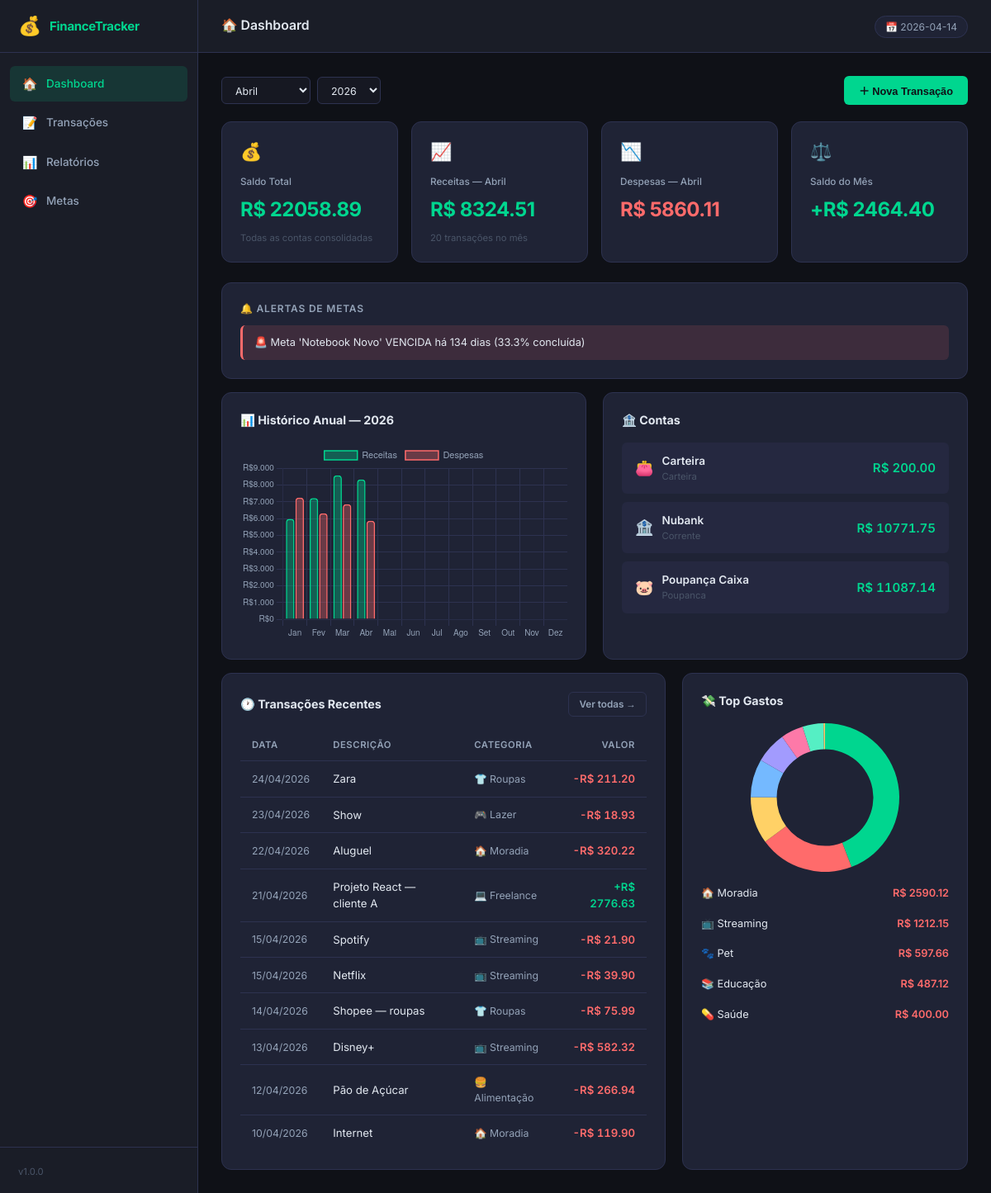
The page / on the database its author committed.
### src/models/conta.py (models this page shows, shortened)
class Conta(ModeloBase):
    __tablename__ = "contas"
    nome: Mapped[str] = mapped_column(String(100), nullable=False, unique=True)
    tipo: Mapped[str] = mapped_column(String(20), nullable=False, default="corrente")
    saldo_inicial: Mapped[Decimal] = mapped_column(
        Numeric(15, 2), nullable=False, default=Decimal("0.00")
    )
    transacoes: Mapped[List["Transacao"]] = relationship(
        "Transacao", back_populates="conta", lazy="select"
    )
    @property
    def icone(self) -> str:
        return ICONES_CONTA.get(self.tipo, "💳")

### src/models/transacao.py (models this page shows, shortened)
class Transacao(ModeloBase):
    __tablename__ = "transacoes"
    __table_args__ = (
        Index("ix_transacoes_data", "data"),
        Index("ix_transacoes_conta_data", "conta_id", "data"),
        Index("ix_transacoes_categoria", "categoria_id"),
        Index("ix_transacoes_tipo_data", "tipo", "data"),
    )
    descricao: Mapped[str] = mapped_column(String(255), nullable=False)
    valor: Mapped[Decimal] = mapped_column(Numeric(15, 2), nullable=False)
    tipo: Mapped[str] = mapped_column(String(10), nullable=False)
    data: Mapped[date] = mapped_column(Date, nullable=False)
    conta_id: Mapped[int] = mapped_column(ForeignKey("contas.id"), nullable=False)
    categoria_id: Mapped[Optional[int]] = mapped_column(
        ForeignKey("categorias.id"), nullable=True
    )
    observacao: Mapped[Optional[str]] = mapped_column(Text, nullable=True)
    conta: Mapped["Conta"] = relationship("Conta", back_populates="transacoes")
    categoria: Mapped[Optional["Categoria"]] = relationship(
        "Categoria", back_populates="transacoes"
    )

### app.py (the view)
@app.route("/")
def dashboard():
    hoje = date.today()
    mes = int(request.args.get("mes", hoje.month))
    ano = int(request.args.get("ano", hoje.year))
    with obter_sessao() as sessao:
        trans_svc = TransacaoService(sessao)
        rel_svc = RelatorioService(sessao)
        meta_svc = MetaService(sessao)
        conta_repo = ContaRepository(sessao)
        resumo = rel_svc.resumo_mensal(mes, ano)
        historico = rel_svc.historico_anual(ano)
        transacoes = trans_svc.listar(limite=10)
        metas = meta_svc.listar_ativas()
        alertas = meta_svc.verificar_alertas()
        cat_repo = CategoriaRepository(sessao)
        contas = conta_repo.listar_ordenado()
        categorias_db = cat_repo.listar_ordenado()
        saldos = {c.id: _decimal(trans_svc.saldo_conta(c.id)) for c in contas}
        saldo_total = _decimal(trans_svc.saldo_total())
        labels_anual = [m[:3] for m in MESES_PT[1:]]
        receitas_anual = [_decimal(historico["meses"][m]["receita"]) for m in range(1, 13)]
        despesas_anual = [_decimal(historico["meses"][m]["despesa"]) for m in range(1, 13)]
        cats_pizza = [
            {"nome": f"{icone} {nome}", "valor": _decimal(total)}
            for nome, icone, _, total in resumo["categorias"]
        ]
        contas_data = [
            {
                "id": c.id,
                "nome": c.nome,
                "tipo": c.tipo,
                "icone": c.icone,
                "saldo_inicial": _decimal(c.saldo_inicial),
                "saldo_atual": saldos[c.id],
            }
            for c in contas
        ]
        categorias_data = [
            {"id": c.id, "nome": c.nome, "icone": c.icone, "tipo": c.tipo}
            for c in categorias_db
        ]
        trans_data = [
            {
                "id": t.id,
                "data": t.data.strftime("%d/%m/%Y"),
                "descricao": t.descricao,
                "tipo": t.tipo,
                "valor": _decimal(t.valor),
                "categoria": f"{t.categoria.icone} {t.categoria.nome}" if t.categoria else "—",
                "conta": t.conta.nome if t.conta else "—",
            }
            for t in transacoes
        ]
        metas_data = [
            {
                "id": m.id,
                "nome": m.nome,
                "valor_alvo": _decimal(m.valor_alvo),
                "valor_atual": _decimal(m.valor_atual),
                "restante": _decimal(m.restante),
                "percentual": round(m.percentual, 1),
                "concluida": m.concluida,
                "prazo": m.data_limite.strftime("%d/%m/%Y") if m.data_limite else None,
            }
            for m in metas
        ]
    return render_template(
        "dashboard.html",
        saldo_total=saldo_total,
        resumo=resumo,
        contas=contas_data,
        categorias=categorias_data,
        transacoes=trans_data,
        metas=metas_data,
        alertas=alertas,
        cats_pizza=cats_pizza,
        labels_anual=labels_anual,
        receitas_anual=receitas_anual,
        despesas_anual=despesas_anual,
        mes=mes,
        ano=ano,
        meses_pt=MESES_PT,
        hoje=date.today(),
    )

### templates/dashboard.html (shortened to what this page needs)
{% extends "base.html" %}
{% block page_title %}🏠 Dashboard{% endblock %}
{% block content %}
<div class="toolbar">
  <div class="toolbar-left">
    <form method="get" style="display:flex; gap:8px; align-items:center;">
      <select name="mes" class="filter-select" onchange="this.form.submit()">
        {% for i in range(1,13) %}
          <option value="{{ i }}" {% if i == mes %}selected{% endif %}>{{ meses_pt[i] }}</option>
        {% endfor %}
      </select>
      <select name="ano" class="filter-select" onchange="this.form.submit()">
        {% for a in range(hoje.year - 3, hoje.year + 2) %}
          <option value="{{ a }}" {% if a == ano %}selected{% endif %}>{{ a }}</option>
        {% endfor %}
      </select>
    </form>
  </div>
  <button class="btn btn-primary" onclick="openModal('modalTransacao')">＋ Nova Transação</button>
</div>
<div class="stats-grid">
  <div class="stat-card">
    <div class="stat-icon">💰</div>
    <div class="stat-label">Saldo Total</div>
    <div class="stat-value {% if saldo_total >= 0 %}green{% else %}red{% endif %}">
      R$ {{ "%.2f"|format(saldo_total)|replace(".", ",")|replace(",", ".", 1) }}
    </div>
    <div class="stat-sub">Todas as contas consolidadas</div>
  </div>
  <div class="stat-card">
    <div class="stat-icon">📈</div>
    <div class="stat-label">Receitas — {{ resumo.nome_mes }}</div>
    <div class="stat-value green">R$ {{ "%.2f"|format(resumo.receita|float) }}</div>
    <div class="stat-sub">{{ resumo.total_transacoes }} transações no mês</div>
  </div>
  <div class="stat-card">
    <div class="stat-icon">📉</div>
    <div class="stat-label">Despesas — {{ resumo.nome_mes }}</div>
    <div class="stat-value red">R$ {{ "%.2f"|format(resumo.despesa|float) }}</div>
  </div>
  <div class="stat-card">
    <div class="stat-icon">⚖️</div>
    <div class="stat-label">Saldo do Mês</div>
    <div class="stat-value {% if resumo.saldo|float >= 0 %}green{% else %}red{% endif %}">
      {% if resumo.saldo|float >= 0 %}+{% endif %}R$ {{ "%.2f"|format(resumo.saldo|float) }}
    </div>
  </div>
</div>
{% if alertas %}
<div class="card mb-4 mt-4">
  <div class="card-title">🔔 Alertas de Metas</div>
  <div class="alert-list">
    {% for alerta in alertas %}
      <div class="alert-item {% if '🚨' in alerta %}alert-danger{% elif '✅' in alerta %}alert-success{% else %}alert-warning{% endif %}">
        {{ alerta }}
      </div>
    {% endfor %}
  </div>
</div>
{% endif %}
<div class="grid-2 mt-4">
  <div class="card">
    <div class="section-header">
      <div class="section-title">📊 Histórico Anual — {{ ano }}</div>
    </div>
    <div class="chart-container" style="height:240px;">
      <canvas id="chartAnual"></canvas>
    </div>
  </div>
  <div class="card">
    <div class="section-header">
      <div class="section-title">🏦 Contas</div>
    </div>
    <div class="conta-list">
      {% for c in contas %}
      <div class="conta-item">
        <div class="conta-info">
          <span class="conta-icon">{{ c.icone }}</span>
          <div>
            <div class="conta-name">{{ c.nome }}</div>
            <div class="conta-tipo">{{ c.tipo|capitalize }}</div>
          </div>
        </div>
        <div class="amount {% if c.saldo_atual >= 0 %}positive{% else %}negative{% endif %}">
          R$ {{ "%.2f"|format(c.saldo_atual) }}
        </div>
      </div>
      {% endfor %}
    </div>
  </div>
</div>
<div class="grid-3 mt-4">
  <div class="card">
    <div class="section-header">
      <div class="section-title">🕐 Transações Recentes</div>
      <a href="{{ url_for('transacoes') }}" class="btn btn-ghost btn-sm">Ver todas →</a>
    </div>
    <div class="table-wrap">
      <table>
        <thead>
          <tr>
            <th>Data</th>
            <th>Descrição</th>
            <th>Categoria</th>
            <th style="text-align:right">Valor</th>
          </tr>
        </thead>
        <tbody>
          {% for t in transacoes %}
          <tr>
            <td class="text-muted">{{ t.data }}</td>
            <td>{{ t.descricao }}</td>
            <td class="text-muted">{{ t.categoria }}</td>
            <td style="text-align:right">
              <span class="amount {% if t.tipo == 'receita' %}positive{% else %}negative{% endif %}">
                {% if t.tipo == 'receita' %}+{% else %}-{% endif %}R$ {{ "%.2f"|format(t.valor) }}
              </span>
            </td>
          </tr>
          {% else %}
          <tr><td colspan="4" class="empty-state">Nenhuma transação</td></tr>
          {% endfor %}
        </tbody>
      </table>
    </div>
  </div>
  <div class="card">
    <div class="section-header">
      <div class="section-title">💸 Top Gastos</div>
    </div>
    {% if cats_pizza %}
    <div class="chart-container" style="height:180px; margin-bottom:16px;">
      <canvas id="chartPizza"></canvas>
    </div>
    <div class="cat-list">
      {% for cat in cats_pizza[:5] %}
      <div class="cat-item">
        <div class="cat-row">
          <span class="cat-name">{{ cat.nome }}</span>
          <span class="cat-val">R$ {{ "%.2f"|format(cat.valor) }}</span>
        </div>
        {% set total = cats_pizza|sum(attribute='valor') %}
        {% set pct = (cat.valor / total * 100) if total > 0 else 0 %}
      </div>
      {% endfor %}
    </div>
    {% else %}
    <div class="empty-state"><div class="empty-icon">📭</div>Sem despesas no mês</div>
    {% endif %}
  </div>
</div>
{% endblock %}
{% block scripts %}
<script>
function filtrarCategoriasDash() {
  const tipo = document.getElementById('tipoSelectDash').value;
  const opts = document.querySelectorAll('#catSelectDash option[data-tipo]');
  opts.forEach(o => o.style.display = (o.dataset.tipo === tipo) ? '' : 'none');
  document.getElementById('catSelectDash').value = '';
}
filtrarCategoriasDash();
const labelsAnual = {{ labels_anual | tojson }};
const receitas    = {{ receitas_anual | tojson }};
const despesas    = {{ despesas_anual | tojson }};
const catNomes    = {{ cats_pizza | map(attribute='nome') | list | tojson }};
const catVals     = {{ cats_pizza | map(attribute='valor') | list | tojson }};
// Gráfico anual de barras
new Chart(document.getElementById('chartAnual'), {
  type: 'bar',
  data: {
    labels: labelsAnual,
    datasets: [
      { label: 'Receitas', data: receitas, backgroundColor: '#00d68f55', borderColor: '#00d68f', borderWidth: 1.5, borderRadius: 4 },
      { label: 'Despesas', data: despesas, backgroundColor: '#ff6b6b55', borderColor: '#ff6b6b', borderWidth: 1.5, borderRadius: 4 },
    ]
  },
  options: {
    responsive: true, maintainAspectRatio: false,
    plugins: { legend: { labels: { color: '#94a3b8', font: { size: 11 } } } },
    scales: {
      x: { ticks: { color: '#94a3b8', font: { size: 10 } }, grid: { color: '#2d3250' } },
      y: { ticks: { color: '#94a3b8', font: { size: 10 }, callback: v => 'R$' + v.toLocaleString('pt-BR') }, grid: { color: '#2d3250' } }
    }
  }
});
// Gráfico pizza
if (catVals.length > 0) {
  const cores = ['#00d68f','#ff6b6b','#ffd166','#74b9ff','#a29bfe','#fd79a8','#55efc4','#fdcb6e'];
  new Chart(document.getElementById('chartPizza'), {
    type: 'doughnut',
    data: { labels: catNomes, datasets: [{ data: catVals, backgroundColor: cores, borderWidth: 0, hoverOffset: 6 }] },
    options: {
      responsive: true, maintainAspectRatio: false, cutout: '65%',
      plugins: { legend: { display: false } }
    }
  });
}
</script>
{% endblock %}

### templates/base.html (shortened to what this page needs)
<!DOCTYPE html>
<html lang="pt-BR">
<head>
  <link rel="stylesheet" href="{{ url_for('static', filename='css/style.css') }}" />
</head>
<body>
  <aside class="sidebar">
    <div class="sidebar-logo">
      <span class="logo-icon">💰</span>
      <span class="logo-text">FinanceTracker</span>
    </div>
    <nav class="sidebar-nav">
      <a href="{{ url_for('dashboard') }}" class="nav-item {% if request.endpoint == 'dashboard' %}active{% endif %}">
        <span class="nav-icon">🏠</span>
        <span>Dashboard</span>
      </a>
      <a href="{{ url_for('transacoes') }}" class="nav-item {% if request.endpoint == 'transacoes' %}active{% endif %}">
        <span class="nav-icon">📝</span>
        <span>Transações</span>
      </a>
      <a href="{{ url_for('relatorios') }}" class="nav-item {% if request.endpoint == 'relatorios' %}active{% endif %}">
        <span class="nav-icon">📊</span>
        <span>Relatórios</span>
      </a>
      <a href="{{ url_for('metas') }}" class="nav-item {% if request.endpoint == 'metas' %}active{% endif %}">
        <span class="nav-icon">🎯</span>
        <span>Metas</span>
      </a>
    </nav>
    <div class="sidebar-footer">
      <span class="version">v1.0.0</span>
    </div>
  </aside>
  <main class="main">
    <header class="topbar">
      <div class="topbar-title">{% block page_title %}{% endblock %}</div>
      <div class="topbar-right">
        <span class="today-badge">📅 {{ hoje if hoje is defined else '' }}</span>
      </div>
    </header>
    <div class="page-content">
      {% block content %}{% endblock %}
    </div>
  </main>
  {% block scripts %}{% endblock %}
</body>
</html>

### rows shown on the page
Conta: icone "👛", nome "Carteira", tipo "Carteira", saldo_atual "200.00"
Transacao: icone "🏦", nome "Nubank", tipo "Corrente", saldo_atual "10771.75", data "24/04/2026", descricao "Zara", categoria "👕 Roupas", valor "211.20"
Conta: icone "🐷", nome "Poupança Caixa", tipo "Poupanca", saldo_atual "11087.14"
Transacao: descricao "Show"
Transacao: descricao "Aluguel"
Transacao: descricao "Projeto React — cliente A"
Transacao: descricao "Spotify"
Transacao: descricao "Netflix"
Transacao: descricao "Shopee — roupas"
Transacao: descricao "Disney+"
Transacao: descricao "Pão de Açúcar"
Transacao: descricao "Internet"

### other values the page prints
{{ "%.2f"|format(saldo_total)|replace(".", ",")|replace(",", ".", 1) }} "22058.89"
{{ resumo.nome_mes }} "Abril"
{{ "%.2f"|format(resumo.receita|float) }} "8324.51"
{{ resumo.total_transacoes }} "20"
{{ "%.2f"|format(resumo.despesa|float) }} "5860.11"
{{ "%.2f"|format(resumo.saldo|float) }} "2464.40"
{{ alerta }} "🚨 Meta 'Notebook Novo' VENCIDA há 134 dias (33.3% concluída)"
{{ ano }} "2026"
{{ t.data }} "23/04/2026" "22/04/2026" "21/04/2026" "15/04/2026" "15/04/2026" "14/04/2026" "13/04/2026" "12/04/2026" "10/04/2026"
{{ t.categoria }} "🎮 Lazer" "🏠 Moradia" "💻 Freelance" "📺 Streaming" "📺 Streaming" "👕 Roupas" "📺 Streaming" "🍔 Alimentação" "🏠 Moradia"
{{ "%.2f"|format(t.valor) }} "18.93" "320.22" "2776.63" "21.90" "39.90" "75.99" "582.32" "266.94" "119.90"
{{ cat.nome }} "🏠 Moradia" "📺 Streaming" "🐾 Pet" "📚 Educação" "💊 Saúde"
{{ "%.2f"|format(cat.valor) }} "2590.12" "1212.15" "597.66" "487.12" "400.00"
form field mes "Abril"
form field ano "2026"
